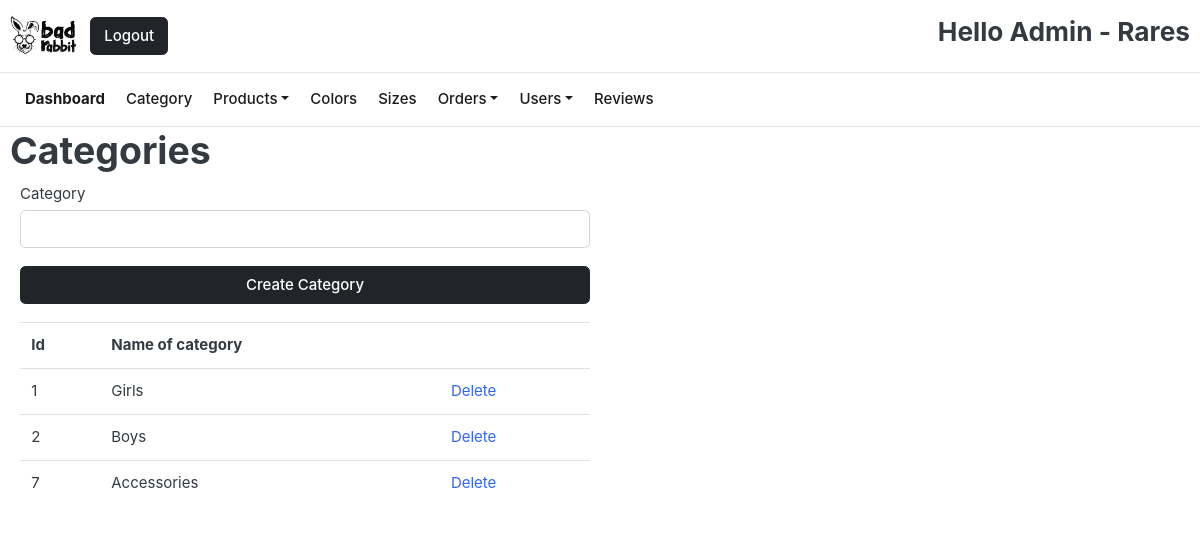
The app's page /categories.php (signed in) with its own data.
### tables this page shows
CREATE TABLE `categories` (
  `id` int(10) NOT NULL,
  `category` varchar(100) NOT NULL
);

### categories.php (the view, shortened to what this page needs)
<?php
include ('header_dashboard.php');
?>
<div class="container">
	<h1>Categories</h1>
	<div class="col-md-6">
<form action="categories.php" method="POST">
                    <div class="form-row">
                        <div class="col form-group">
                            <label>Category</label>
                              <input name="category" type="text" class="form-control" placeholder="">
                        </div>
                    </div>
                    <div class="form-group">
                        <button type="submit" name="btn_create_category" class="btn btn-dark btn-block"> Create Category  </button>
                    </div>
                </form>
</div>
<div class="col-md-6">
	<table class="table table-hover">
		<th>Id</th>
		<th>Name of category</th>
		<th></th>
		<?php
 $sql_query = "select * from categories";
        $result = mysqli_query($con,$sql_query);
if (mysqli_num_rows($result) > 0) {
  while($row = mysqli_fetch_assoc($result)) {
    echo "<tr><td>".$row['id']."</td><td> " . $row["category"].  "</td><td><a href='?action=delete&id=".$row['id']."'>Delete</a></td></tr>";
  }
}
		 ?>
		</table>
</div>
</div>

### css/ui.css (style rules this page uses)
html { font-family: "Inter", sans-serif; font-size: 15px; }
article:after, .form-group:after { display: block; clear: both; content: ""; }

### records on screen
categories: id "1", category "Girls"
categories: id "2", category "Boys"
categories: id "7", category "Accessories"

### other values on screen
$_SESSION['first_name'] "Rares"
